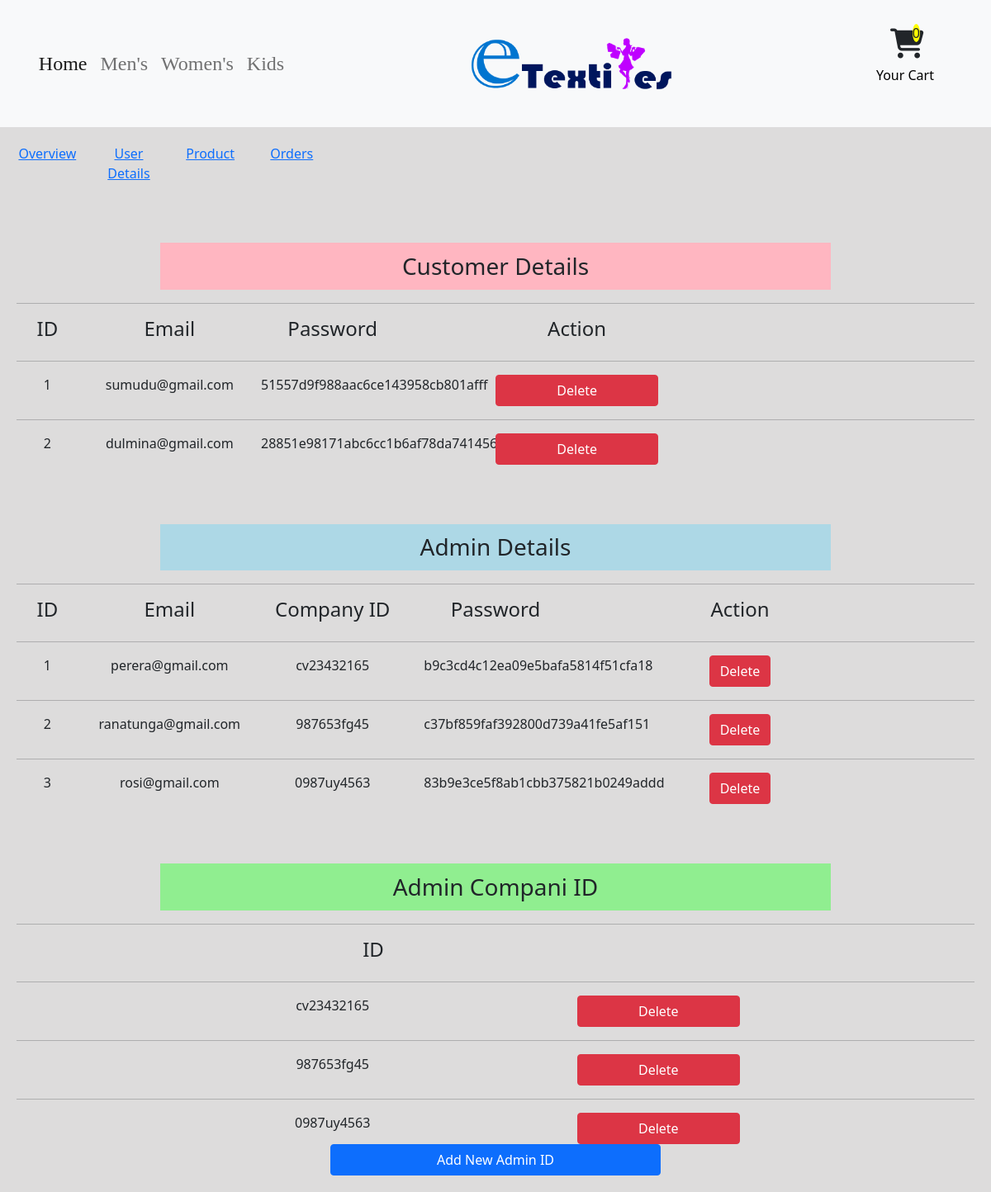
/admin/user_details.php (signed in), run on the app's committed database.
### tables this page shows
CREATE TABLE IF NOT EXISTS `client` (
  `id` int NOT NULL AUTO_INCREMENT,
  `email` varchar(100) NOT NULL,
  `password` varchar(40) NOT NULL,
  `validated` tinyint(1) NOT NULL,
  PRIMARY KEY (`id`)
);

CREATE TABLE IF NOT EXISTS `compani_id` (
  `id` int NOT NULL AUTO_INCREMENT,
  `id_no` varchar(10) NOT NULL,
  PRIMARY KEY (`id`)
);

### admin/user_details.php (the view, shortened to what this page needs)
<!DOCTYPE html>
<html>
<head lang="en">
    <link href="https://cdn.jsdelivr.net/npm/bootstrap@5.0.2/dist/css/bootstrap.min.css" rel="stylesheet">
    <link rel="stylesheet" href="../styles/listing.css">
</head>
<body style="text-align: center; background-color: rgb(221, 220, 220);">
    <?php include 'admin_navbar.php'; ?>
    <div class="container-fluid">
        <div class="row">
            <div class="col-1">
                <a id='url' href="overview.php">Overview</a>
            </div>
            <div class="col-1">
                <a id='url' href="user_details.php">User Details</a>
            </div>
            <div class="col-1">
                <a id='url' href="listing.php">Product</a>
            </div>
            <div class="col-1">
                <a id='url' href="orders.php">Orders</a>
            </div>
        </div><br><br><br>
        <center><h3 style="background-color: lightpink;padding:1%; width:70%;">Customer Details</h3></center>
        <div class="col-12"><hr>
            <div class="row">
                <div class="col-1"><h4>ID</h4></div>
                <div class="col-2"><h4>Email</h4></div>
                <div class="col-2"><h4>Password</h4></div>
                <div class="col-1"></div>
                <div class="col-2"><h4>Action</h4></div>
            </div>
            <div class="col-12">
                <?php $query = "SELECT * FROM client";
                    $select = mysqli_query($connection, $query);
                    while ($recodes = mysqli_fetch_assoc($select)) {
                        ?>
                        <hr>
                        <div class="row">
                            <div class="col-1"><?php echo $recodes['id']?></div>
                            <div class="col-2"><?php echo $recodes['email']; ?></div>
                            <div class="col-2"><?php echo $recodes['password']; ?></div>
                            <div class="col-1"></div>
                            <div class="col-2">
                                <div class="row">
                                    <a href="../client_register.php?del=<?php echo $recodes['id']; ?>" class="btn btn-danger">Delete</a>
                                </div>
                            </div>
                        </div>
                <?php } ?>
            </div>
        </div><br><br><br>
        <center><h3 style="background-color: lightblue;padding:1%; width:70%">Admin Details</h3></center>
        <div class="col-12"><hr>
            <div class="row">
                <div class="col-1"><h4>ID</h4></div>
                <div class="col-2"><h4>Email</h4></div>
                <div class="col-2"><h4>Company ID</h4></div>
                <div class="col-2"><h4>Password</h4></div>
                <div class="col-1"></div>
                <div class="col-2"><h4>Action</h4></div>
            </div>
            <div class="col-12">
                <?php $query = "SELECT * FROM admin";
                    $select = mysqli_query($connection, $query);
                    while ($recodes = mysqli_fetch_assoc($select)) {
                        ?>
                        <hr>
                        <div class="row">
                            <div class="col-1"><?php echo $recodes['id']?></div>
                            <div class="col-2"><?php echo $recodes['email']; ?></div>
                            <div class="col-2"><?php echo $recodes['company_id']; ?></div>
                            <div class="col-2"><?php echo $recodes['password']; ?></div>
                            <div class="col-1"></div>
                            <div class="col-2">
                                <div class="row">
                                <div class="col">
                                    <a href="../admin_register.php?del=<?php echo $recodes['id']; ?>" class="btn btn-danger">Delete</a>                               </div>
                                </div>
                            </div>
                        </div>
                <?php } ?>
            </div>
        </div><br><br><br>
        <center><h3 style="background-color: lightgreen;padding:1%; width:70%">Admin Compani ID</h3></center>
        <div class="col-12"><hr>
            <div class="row">
            <div class="col-4"></div>
                <div class="col-1"><h4>ID</h4></div>
            <div class="col-4"></div>
            </div>
            <div class="col-12">
                <?php $query = "SELECT * FROM compani_id";
                    $select = mysqli_query($connection, $query);
                    while ($recodes = mysqli_fetch_assoc($select)) {
                        ?>
                        <hr>
                        <div class="row">
                            <div class="col-3"></div>
                            <div class="col-2"><?php echo $recodes['id_no']; ?></div>
                            <div class="col-1"></div>
                            <div class="col-1"></div>
                            <div class="col-2">
                                <div class="row">
                                    <a href="company_id.php?del=<?php echo $recodes['id']; ?>" class="btn btn-danger">Delete</a>
                                </div>
                            </div>
                        </div>
                <?php } ?>
                <center><a href="company_id.php" id="addnew" class="btn btn-primary">Add New Admin ID</a></center>
            </div>
        </div>
    </div>
</body>
</html>

### styles/listing.css (style rules this page uses)
.container-fluid { padding: 20px !important; margin: 0px !important; }
#addnew { width: 400px; }

### data on the page
client: id "1", email "sumudu@gmail.com", password "51557d9f988aac6ce143958cb801afff"
client: id "2", email "dulmina@gmail.com", password "28851e98171abc6cc1b6af78da741456"
compani_id: id_no "cv23432165"
compani_id: id_no "987653fg45"
compani_id: id_no "0987uy4563"

### other printed values
$cart_item "0"
$recodes['id'] "1"
$recodes['email'] "perera@gmail.com"
$recodes['company_id'] "cv23432165"
$recodes['password'] "b9c3cd4c12ea09e5bafa5814f51cfa18"
$recodes['id'] "2"
$recodes['email'] "ranatunga@gmail.com"
$recodes['company_id'] "987653fg45"
$recodes['password'] "c37bf859faf392800d739a41fe5af151"
$recodes['id'] "3"
$recodes['email'] "rosi@gmail.com"
$recodes['company_id'] "0987uy4563"
$recodes['password'] "83b9e3ce5f8ab1cbb375821b0249addd"
